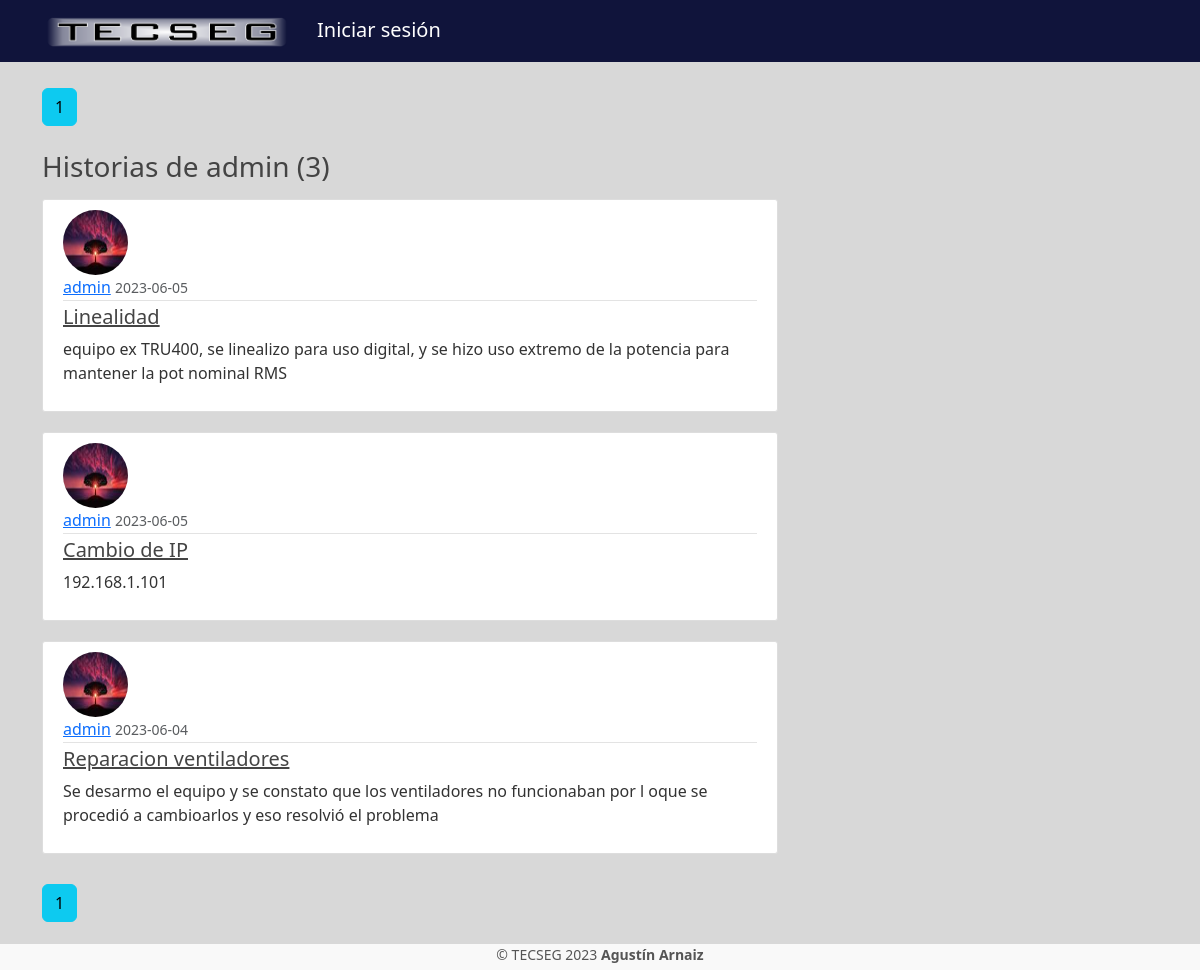
The app's page /user-admin-historias with its own data.
### tseg/models.py (models this page shows, shortened)
class User(db.Model, UserMixin):
	id = db.Column(db.Integer, primary_key=True)
	username = db.Column(db.String(30), unique=True, nullable=False)
	email = db.Column(db.String(50), unique=True, nullable=False)
	image_file = db.Column(db.String(20), nullable=False, default='default.jpg')
	password = db.Column(db.String(32), unique=True, nullable=False)
	role = db.Column(db.String(30), unique=False, nullable=False)
	role_id = db.Column(db.Integer, db.ForeignKey('role.id'), nullable=False)
	clients = db.relationship('Client', backref='author_cl', lazy=True)
	equipments = db.relationship('Equipment', backref='author_eq', lazy=True)
	orden_reparacion = db.relationship('Orden_reparacion', backref='author_or', lazy=True)
	eq_details = db.relationship('Eq_detail', backref='author_detalle', lazy=True)

class Eq_detail(db.Model):
	now = datetime.now()
	now = now.strftime("%Y-%m-%dT%H:%M:%S")
	id = db.Column(db.Integer, primary_key=True)
	title = db.Column(db.String(150), unique=False, nullable=False)
	date_created = db.Column(db.DateTime, nullable=False, default=datetime.fromisoformat(now))
	date_modified = db.Column(db.DateTime, nullable=False, default=datetime.fromisoformat(now))
	content = db.Column(db.Text, nullable=False)
	equipment_id = db.Column(db.Integer, db.ForeignKey('equipment.id'), nullable=False)
	user_id = db.Column(db.Integer, db.ForeignKey('user.id'), nullable=False)

### tseg/users/routes.py (the view)
@users.route("/user-<string:username>-historias")
def user_eq_details(username):
	page = request.args.get('page', 1, type=int) #num pagina de mensajes
	user = User.query.filter_by(username=username)\
					.first_or_404()
	historias = Eq_detail.query.filter_by(author_detalle=user)\
					.order_by(Eq_detail.date_modified.desc())\
					.paginate(page=page, per_page=5)
	return render_template('user_eq_details.html', historias=historias, user=user)

### tseg/users/routes.py (called while the page is built)
@users.context_processor
def layout():
	form = SearchForm()
	return dict(form=form)

### tseg/templates/user_eq_details.html
{% extends "layout.html" %}
{% block content %}
    {% for page_num in historias.iter_pages(left_edge=1, right_edge=1, left_current=1, right_current=2) %}
    {% if page_num %}
        {% if historias.page == page_num %}
            <a class="btn btn-info mb-4" href="{{ url_for('users.user_eq_details', username=user.username, page=page_num) }}">{{ page_num }}</a>
        {% else %}
            <a class="btn btn-outline-info mb-4" href="{{ url_for('users.user_eq_details', username=user.username, page=page_num) }}">{{ page_num }}</a>
        {% endif %}
    {% else %}
        ...
    {% endif %}
    {% endfor %}
    <h3 class="mb-3">Historias de {{ user.username }} ({{ historias.total }})</h3>
    {% for historia in historias.items %}
        <article class="media content-section">
          	<img class="rounded-circle article-img" src="{{ url_for('static', filename='profile_pics/' + 	historia.author_detalle.image_file) }}">
          	<div class="media-body">
            	<div class="article-metadata">
              		<a class="mr-2" href="{{ url_for('users.user_eq_details', username=historia.author_detalle.username) }}">{{ historia.author_detalle.username }}</a>
              		<small class="text-muted">{{ historia.date_modified.strftime('%Y-%m-%d') }}</small>
            	</div>
            	<h5><a class="article-title" href="{{ url_for('eq_details.eq_detail', eq_detail_id=historia.id) }}">{{ historia.title }}</a></h5>
            	<p class="article-content">{{ historia.content }}</p>
          </div>
        </article>
    {% endfor %}
    {% for page_num in historias.iter_pages(left_edge=1, right_edge=1, left_current=1, right_current=2) %}
    {% if page_num %}
        {% if historias.page == page_num %}
            <a class="btn btn-info mb-4" href="{{ url_for('users.user_eq_details', username=user.username, page=page_num) }}">{{ page_num }}</a>
        {% else %}
            <a class="btn btn-outline-info mb-4" href="{{ url_for('users.user_eq_details', username=user.username, page=page_num) }}">{{ page_num }}</a>
        {% endif %}
    {% else %}
        ...
    {% endif %}
    {% endfor %}
{% endblock content %}

### tseg/static/style.css (style rules this page uses)
body { background: #D8D8D8; color: #333333; }
h1, h2, h3, h4, h5, h6 { color: #444444; }
.content-section { background: #ffffff; padding: 10px 20px; border: 1px solid #dddddd; border-radius: 3px; margin-bottom: 20px; }
.article-title { color: #444444; }
.article-content { white-space: pre-line; }
.article-img { height: 65px; width: 65px; margin-right: 16px; }
.article-metadata { padding-bottom: 1px; margin-bottom: 4px; border-bottom: 1px solid #e3e3e3 }
.btn { margin-top: 10px; }

### records on screen
User: username "admin"
Eq_detail: image_file (picture), author_detalle.username "admin", date_modified "2023-06-05", title "Linealidad", content "equipo ex TRU400, se linealizo para uso digital, y se hizo uso extremo de la potencia para mantener la pot nominal RMS"
Eq_detail: image_file (picture), author_detalle.username "admin", date_modified "2023-06-05", title "Cambio de IP", content "192.168.1.101"
Eq_detail: image_file (picture), author_detalle.username "admin", date_modified "2023-06-04", title "Reparacion ventiladores", content "Se desarmo el equipo y se constato que los ventiladores no funcionaban por l oque se procedió a cambioarlos y eso resolvió el problema"

### other values on screen
{{ page_num }} "1"
{{ historias.total }} "3"
